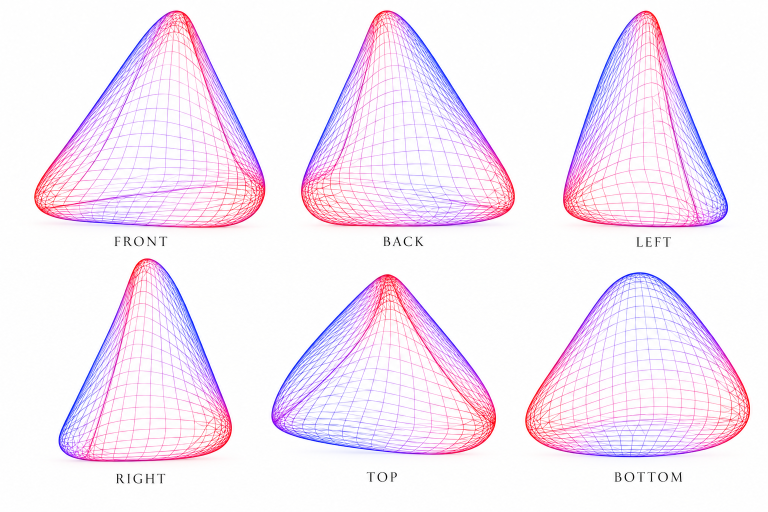
#> input picture agent-helper/asymmetric-ice-v2-source/ice-shape-v2/reference.png, 1536 x 1024 px (shown at 1/2 size)
$ python rebuild.py
#> lines starting #> are read from the running program, lines starting #| are printed output that depends on the picture; after the words box and inside, x2 and y2 are one past the last pixel; in counts of white or black regions, pixels touching at a corner belong together
"""Fit the selected front outline, loft rounded triangular sections, export GLB.
The source is a stylized reference: rear/depth details remain interpretations.
"""
from pathlib import Path
import json, struct
import numpy as np
from PIL import Image
from scipy.ndimage import gaussian_filter1d
from scipy.interpolate import PchipInterpolator, UnivariateSpline
import matplotlib
matplotlib.use('Agg')
import matplotlib.pyplot as plt
from matplotlib.collections import PolyCollection, LineCollection
from matplotlib.colors import LinearSegmentedColormap

ROOT=Path(__file__).resolve().parent
OUT=ROOT
REF=ROOT/'reference.png'
IMAGE=np.asarray(Image.open(REF).convert('RGB'))
BOXES={'front':(40,0,560,465),'left':(1090,0,1490,465),'right':(85,505,495,934)}

def extract(box):
#> called with box = (40, 0, 560, 465)
    x0,y0,x1,y1=box
    c=IMAGE[y0:y1,x0:x1].astype(float)
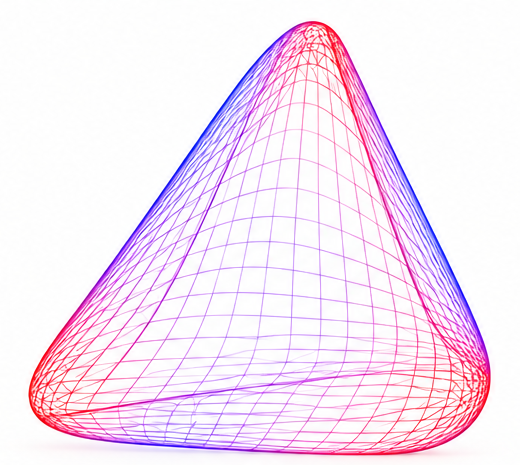
#> c: shape (465, 520, 3) float64; mean R, G, B 247.8, 232.3, 246.2
    mask=(np.ptp(c,axis=2)>45)&(c.min(axis=2)<210)
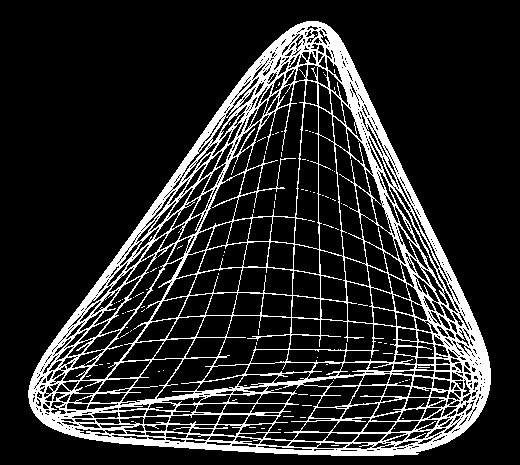
#> mask: shape (465, 520) bool; 15.7% white; 102 white regions (101 under 20 px), largest, box (x1, y1, x2, y2) and area: (28, 21, 491, 456) 37707
    good=np.flatnonzero(mask.sum(axis=1)>=6)
#> good = 435 values from 21 to 455
    top,bottom=int(good.min()),int(good.max())
#> top = 21; bottom = 455
    ys=np.arange(top,bottom+1)
    lo=[];hi=[]
    for y in ys:
        xs=np.flatnonzero(mask[y]);lo.append(xs.min()+x0);hi.append(xs.max()+x0)
#> after the loop, hi = 435 values, max 530 at index 347, min 358 at index 0, mean 465.7; lo = 435 values, max 371 at index 434, min 68 at index 369, mean 180.9
    lo=np.asarray(lo,dtype=float);hi=np.asarray(hi,dtype=float)
    height=bottom-top+2
#> height = 436
    center=(lo.min()+hi.max())/2
#> center = 299
    t=(bottom+1-ys)/height
#> t = 435 values, max 0.998 at index 0, min 0.00229 at index 434, mean 0.5
    return {'t':t[::-1], 'lo':((lo-center)/height)[::-1], 'hi':((hi-center)/height)[::-1],
            'pixelHeight':height,'pixelCenter':center,'pixelTop':top+y0-1,'pixelBottom':bottom+y0+1,
            'pixelLo':lo[::-1],'pixelHi':hi[::-1],'box':box}

FR=extract(BOXES['front']);LE=extract(BOXES['left']);RI=extract(BOXES['right'])
#> after `FR = extract(BOXES['front'])`: FR = 10 items
#> call 2 of extract, with box = (1090, 0, 1490, 465)
#> in extract (call 2), `c=IMAGE[y0:y1,x0:x1].astype(float)`:
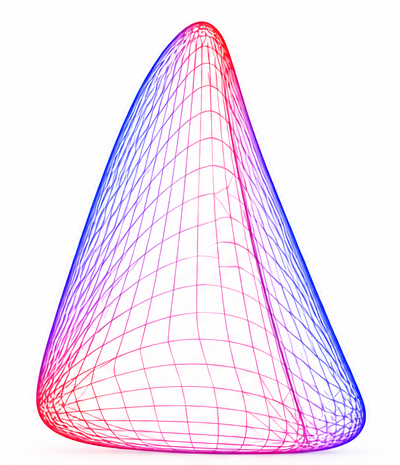
#> c: shape (465, 400, 3) float64; mean R, G, B 245.2, 231.9, 247.3
#> in extract (call 2), `mask=(np.ptp(c,axis=2)>45)&(c.min(axis=2)<210)`:
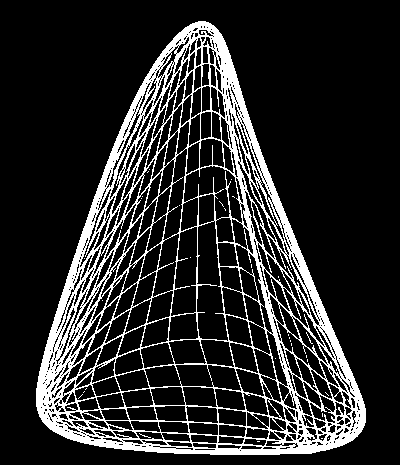
#> mask: shape (465, 400) bool; 16.3% white; 34 white regions (33 under 20 px), largest, box (x1, y1, x2, y2) and area: (36, 21, 366, 455) 30258
#> in extract (call 2), `good=np.flatnonzero(mask.sum(axis=1)>=6)`: good = 434 values from 21 to 454
#> in extract (call 2), `top,bottom=int(good.min()),int(good.max())`: bottom = 454
#> the loop in extract (call 2), `for y in ys:` made 434 passes
#> xs on pass 1: [198, 199, 200, 201, 202, 203, 204, 205]
#> after the loop in extract (call 2), `for y in ys:`: hi = 434 values, max 1455 at index 387, min 1295 at index 0, mean 1384.3; lo = 434 values, max 1300 at index 433, min 1126 at index 367, mean 1181.1
#> in extract (call 2), `height=bottom-top+2`: height = 435
#> in extract (call 2), `center=(lo.min()+hi.max())/2`: center = 1290.5
#> in extract (call 2), `t=(bottom+1-ys)/height`: t = 434 values, max 0.998 at index 0, min 0.0023 at index 433, mean 0.5
#> after `LE = extract(BOXES['left'])`: LE = 10 items
#> call 3 of extract, with box = (85, 505, 495, 934)
#> in extract (call 3), `c=IMAGE[y0:y1,x0:x1].astype(float)`:
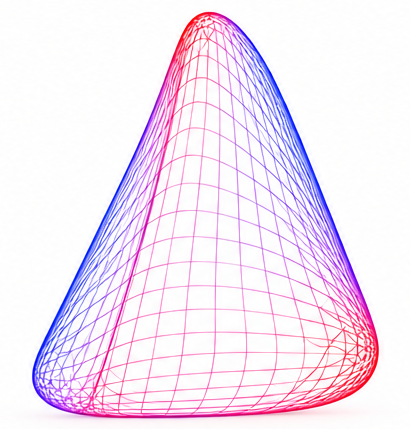
#> c: shape (429, 410, 3) float64; mean R, G, B 245.7, 232.4, 246.9
#> in extract (call 3), `good=np.flatnonzero(mask.sum(axis=1)>=6)`: good = 407 values from 12 to 418
#> (the rest of the program and of its run is left out)
